Frame 1 (no input): blank canvas, image omitted
Frame 60 (no input): blank canvas, image omitted
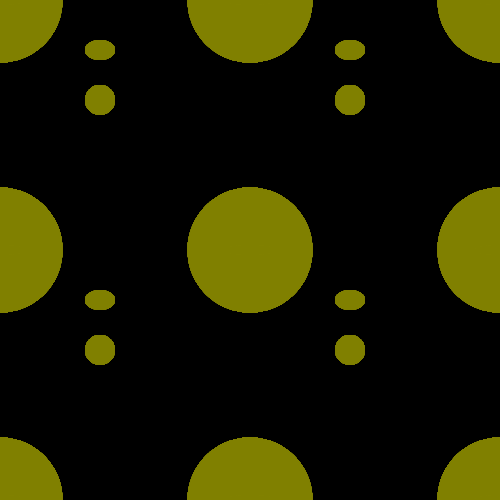
Frame 120 (the mouse pressed at the canvas centre since frame 60)

The p5.js sketch whose frames 1 and 60 were blank and that drew this single picture after the mouse press (run headless with seeded random() and noise() and a simulated clock; from frame 60 on, the mouse is pressed at the canvas centre):

// p5.js sketch
// ── sketch.js
//Kevin Ramlogan 
//Creative Coding Midterm
//kaleidoscope- Drawing Tool

var colorOne=0;
var colorTwo=0;
var ColorThree=0;
var theSizeX =0;
var theSizeY=0;
var	mouseDeltaX=0;
var mouseDeltaY=0;
var rotAmount = 0;
var back = 0;

function setup(){
	createCanvas(500,500);
	background(back);
}	

function draw(){


	push();
	filling();
	stroke(colorOne,colorTwo,ColorThree);
	lines();
	pop();
	
//center
	push();
	everything();
	pop();
//bot Right
	push();
	translate(width/2,height/2);
	everything();
	pop();
//mid bot
	push();
	translate(0,height/2);
	everything();
	pop();
//mid right
	push();
	translate(width/2,0);
	everything();
	pop();	
//mid left
	push();
	translate(-width/2,0);
	everything();
	pop();	
//bot left
	push();
	translate(-width/2,height/2);
	everything();
	pop();
//top mid
	push();
	translate(0,-height/2);
	everything();
	pop();
//top left
	push();
	translate(-width/2,-height/2);
	everything();
	pop();
//top right
	push();
	translate(width/2,-height/2);
	everything();
	pop();
}
//lines created to divide main kaleidoscope fields
function lines(){

	setColors();
	stroke(colorOne,colorTwo,colorThree);
	//lines used to divide the space
	//line(0,0,500,500);
	//line(0,500,500,0);
	//line(0,250,500,250);
	//line(250,0,250,500);

	
}
function circles(){
	theSizeX=map(mouseX,0,500,1,400);
	theSizeY=map(mouseY,0,500,1,400);
	ellipse(height/2,width/2,theSizeX/3,theSizeY/3);
	
}
function circlesTwo(){
	theSizeX=map(mouseX,0,500,1,400);
	theSizeY=map(mouseY,0,500,1,400);
	ellipse(height/2,width/2,theSizeX/2,theSizeY/2);

}

function squares (){
	theSizeX=map(mouseX,0,500,1,400);
	theSizeY=map(mouseY,0,500,1,400);
	rect(height/2,width/2,theSizeX,theSizeY);
}

function setColors(){
	colorOne = map(mouseX,0,500,0,255);
	colorTwo = map(mouseY,0,500,0,255);
	colorThree = map(mouseX,mouseY,500,0,255);}

function setColorsTwo(){
	colorOne = map(mouseX,0,500,0,70);
	colorTwo = map(mouseY,0,500,0,255);
	colorThree = map(mouseX,mouseY,500,0,255);

}


function filling(){
	mouseSpeed();
	if (mouseDeltaX<10){
	setColors();
		fill(colorOne,colorTwo,ColorThree);
}
	if(mouseDeltaX>50){
	setColors();
		fill(0);

	if (mouseDeltaY>50){
	setColors();
		fill(0);
	if (mouseDeltaY<10){
	setColors();
		fill(colorThree,colorTwo,colorOne);
	}
	}
	
}
}

function fillingTwo(){
mouseSpeed();
	if (mouseDeltaX<49){
	setColorsTwo();
		fill(colorOne,colorThree,colorTwo);
}
	if(mouseDeltaX>50){
	setColorsTwo();
		fill(255);}

	if (mouseDeltaY>50){
	setColorsTwo();
		fill(255);
	}
	if (mouseDeltaY<49){
	setColorsTwo();
		fill(colorOne,colorThree,colorTwo);
	}
}

function colorField(){
	filling();
	circles();
}

function colorFieldTwo(){
	fillingTwo();
	noStroke();
	circlesTwo();
}	

function mouseSpeed(){
	mouseDeltaX=abs(mouseX-pmouseX);
	mouseDeltaY=abs(mouseY-pmouseY);
}

function revColorField(){
	theSizeX=map(mouseX,0,500,1,400);
	theSizeY=map(mouseY,0,500,1,400);
	ellipse(height/2,width/2,theSizeX,theSizeY);
}
	

function circleMoving(){
	filling();
	ellipse(width/2,height/2,mouseY/2,mouseX/2);

}

function shapeMoving(){
	translate(width/2,height/2);
	rotAmount= map(mouseX,mouseY,width/2,0,PI*10);
	rotate(rotAmount);
	filling();
	ellipse(0,0,50,10);


	ellipse(100,100,30,30);
	ellipse(100,50,30,20);
}

function everything(){
	colorField();
	colorFieldTwo();
	circleMoving();
	shapeMoving();

}
